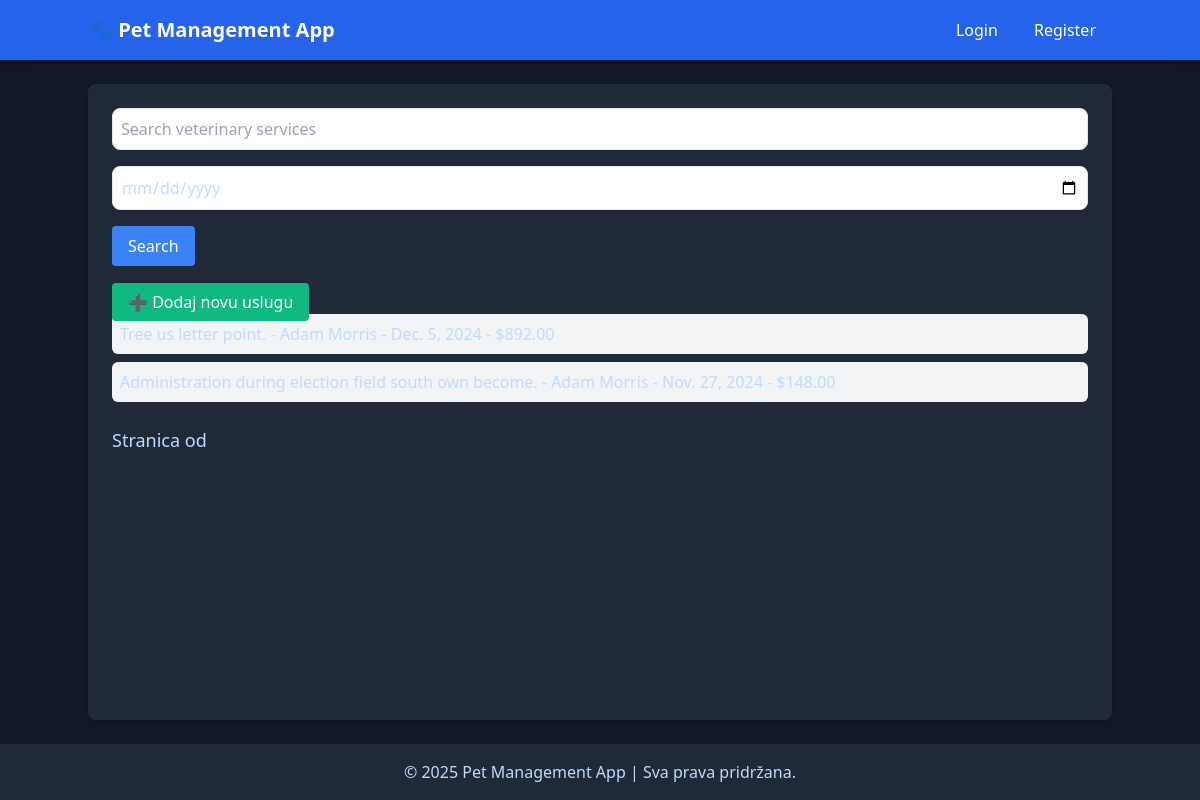
Page /vet_services/ on the earlier database version.
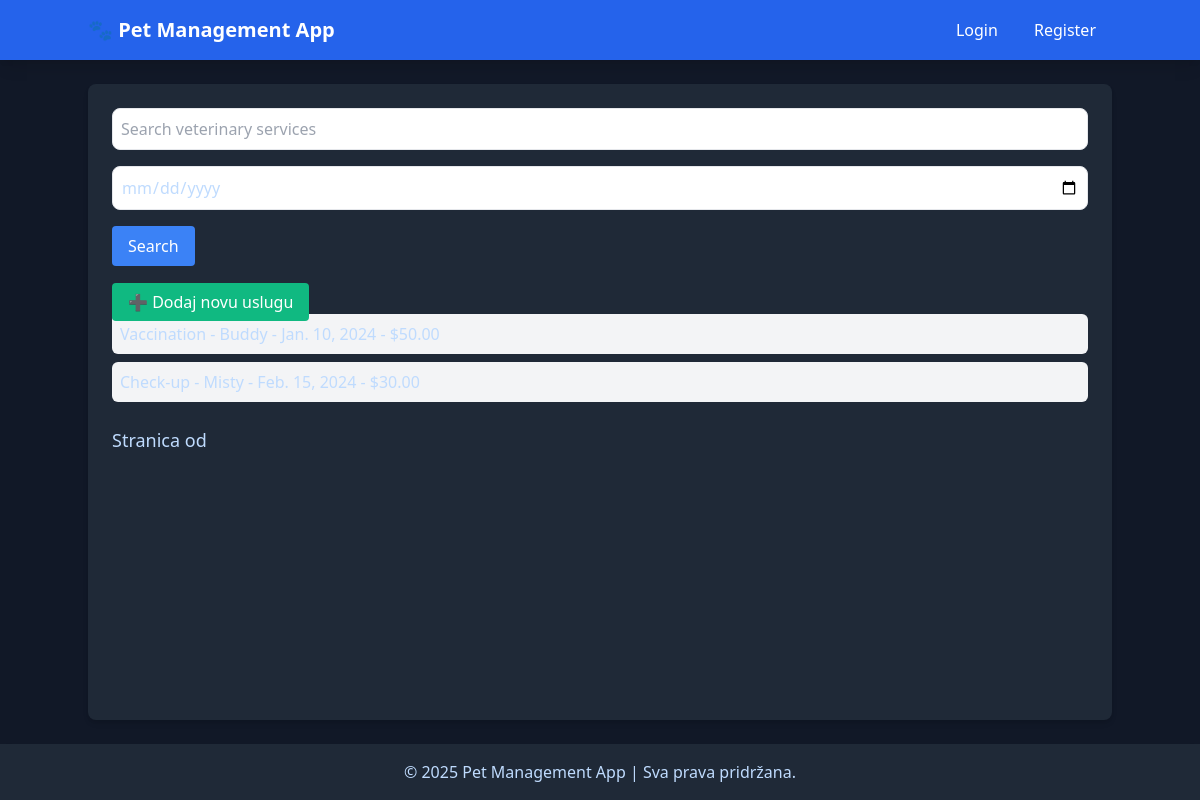
Same page on the later database version.
### pets/models.py (models this page shows, shortened)
class VeterinaryService(models.Model):
    SERVICE_CHOICES = [
        ('cijepljenje', 'Cijepljenje'),
        ('pregled', 'Generalni pregled'),
        ('operacija', 'Operacija'),
        ('dental', 'Dentalni zahvat'),
        ('šišanje', 'Šišanje'),
    ]
    pet = models.ForeignKey(Pet, on_delete=models.CASCADE)
    service_date = models.DateField()
    service_type = models.CharField(max_length=50, choices=SERVICE_CHOICES)
    description = models.TextField(blank=True, null=True)
    cost = models.DecimalField(max_digits=10, decimal_places=2)

class Pet(models.Model):
    name = models.CharField(max_length=100)
    species = models.CharField(max_length=50, choices=[
        ('pas', 'Pas'),
        ('mačka', 'Mačka'),
        ('ptica', 'Ptica'),
        ('drugo', 'Drugo'),
    ])
    breed = models.CharField(max_length=100, blank=True, null=True)
    age = models.PositiveIntegerField()
    owner_name = models.CharField(max_length=100)
    owner_contact = models.CharField(max_length=15)

### pets/views.py (the view)
# urls.py: path('vet_services/', VeterinaryServiceListView.as_view(), name='vet_service_list'),
class VeterinaryServiceListView(ListView):
    model = VeterinaryService
    template_name = 'vet_services/vet_service_list.html'  # Path to the template
    context_object_name = 'vet_services'
    paginate_by = 10
    def get_queryset(self):
        queryset = VeterinaryService.objects.all()
        service_query = self.request.GET.get('service', '')
        if service_query:
            queryset = queryset.filter(service_type__icontains=service_query)
        date_query = self.request.GET.get('date', '')
        if date_query:
            queryset = queryset.filter(service_date=date_query)
        return queryset

### pets/templates/vet_services/vet_service_list.html (shortened to what this page needs)
{% extends 'base.html' %}
{% block content %}
<form method="get" action="{% url 'vet_service_list' %}" class="space-y-4 mb-6">
    <input type="text" name="q" placeholder="Search veterinary services" value="{{ request.GET.q }}" class="border rounded-lg p-2 w-full">
    <input type="date" name="date" value="{{ request.GET.date }}" class="border rounded-lg p-2 w-full">
    <button type="submit" class="bg-blue-500 text-white py-2 px-4 rounded hover:bg-blue-700">Search</button>
</form>
<a href="{% url 'vet_service_create' %}" class="bg-green-500 text-white py-2 px-4 rounded hover:bg-green-700">➕ Dodaj novu uslugu</a>
<ul class="space-y-2 mb-6">
    {% for service in vet_services %}
        <li class="p-2 bg-gray-100 rounded-md">{{ service.service_type }} - {{ service.pet.name }} - {{ service.service_date }} - ${{ service.cost }}</li>
    {% empty %}
        <li>No services found.</li>
    {% endfor %}
</ul>
<div class="pagination">
    <span class="step-links">
        <span class="current text-lg">
            Stranica {{ vet_services.number }} od {{ vet_services.paginator.num_pages }}
        </span>
    </span>
</div>
{% endblock %}

Differences in the rows shown:
removed VeterinaryService: service_type "Tree us letter point.", pet.name "Adam Morris", service_date "Dec. 5, 2024", cost "892.00"
removed VeterinaryService: service_type "Administration during election field south own become.", pet.name "Adam Morris", service_date "Nov. 27, 2024", cost "148.00"
added VeterinaryService: service_type "Vaccination", pet.name "Buddy", service_date "Jan. 10, 2024", cost "50.00"
added VeterinaryService: service_type "Check-up", pet.name "Misty", service_date "Feb. 15, 2024", cost "30.00"
